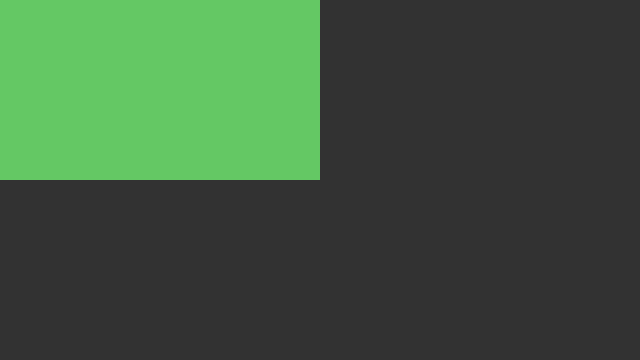
Frame 1 (no input)
Frame 60 (the mouse pressed at the canvas centre just before this capture): identical to frame 1, image omitted
Frame 120 (the mouse held since frame 60 and released just before this capture): blank canvas, image omitted

The Processing sketch that drew this single still picture (run headless with seeded random() and noise(); from frame 60 on, the mouse is pressed at the canvas centre):

// Processing sketch: Quadrillage_Couleurs
// ── Quadrillage_Couleurs.pde
void setup(){
  size(640, 360);
}

void draw(){
  background(50); 

  if (mouseX < 320 && mouseY < 180){
    noStroke();
    fill(100,200,100);
    rect(0, 0, 320, 180);
  } else if (mouseX < 640 && mouseY < 180){
      noStroke();
      fill(280,0,100);
      rect(320, 0, 320, 180);
    } else if (mouseX < 320 && mouseY > 180){
        noStroke();
        fill(0,80,200);
        rect(0, 180, 320, 180);
      } else if (mouseX < 640 && mouseY > 180){
          noStroke();
          fill(210,90,0);
          rect(320, 180, 320, 180);
        }
}
